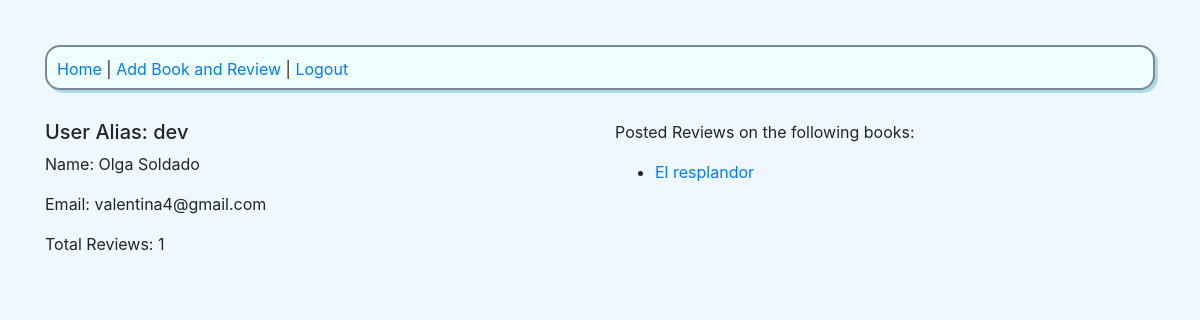
The app's page /users/2 (signed in) with its own data.
### Dojo_app/models.py (models this page shows)
class User(models.Model):
    name=models.CharField(max_length=255)
    alias=models.CharField(max_length=255)
    email=models.CharField(max_length=255)
    password=models.CharField(max_length=255)
    created_at=models.DateTimeField(auto_now_add=True)
    updated_at=models.DateTimeField(auto_now=True)
    objects = UserManager()

class Review(models.Model):
    review=models.TextField()
    rating=models.IntegerField()
    poster=models.ForeignKey(User, related_name="posters",on_delete=models.CASCADE,)
    subject=models.ForeignKey(Book, related_name="subjects",on_delete=models.CASCADE,)
    created_at=models.DateTimeField(auto_now_add=True)
    updated_at=models.DateTimeField(auto_now=True)

class Book(models.Model):
    title=models.CharField(max_length=255)
    author=models.ForeignKey(Author, related_name="books", on_delete=models.CASCADE,)
    created_at=models.DateTimeField(auto_now_add=True)
    updated_at=models.DateTimeField(auto_now=True)
    objects = BookManager()

### Dojo_app/views.py (the view)
# urls.py: path('users/<num>',views.user),
def user(request,num):
    if 'user' in request.session:
        number=int(num)
        user=User.objects.get(id=number)
        select_reviews=Review.objects.filter(poster=user).order_by('-created_at')
        total=0
        for i in select_reviews:
            total +=1
        context={
            "profile":user,
            "reviews":select_reviews,
            "review_total":total
        }
        return render(request, 'user.html',context)
    else:
        messages.error(request, 'You must be logged in to access site',extra_tags="out")
        return redirect('/')

### Dojo_app/templates/user.html (shortened to what this page needs)
<!DOCTYPE html>
<html lang="en">
<head>
    {% load static %}
    <link rel="stylesheet" href="{% static "app_one/css/index.css" %}">
    <link rel="stylesheet" href="https://stackpath.bootstrapcdn.com/bootstrap/4.3.1/css/bootstrap.min.css">
</head>
<body class="bodyStyle">
    <div class="container">
        <div class="navigation">
            <a href="/books">Home</a> | <a href="/books/add">Add Book and Review</a> | <a href="/logout">Logout</a>
        </div>
        <div class="row">
            <div class="col">
                <h5>User Alias: {{profile.alias}}</h5>
                <p>Name: {{profile.name}}</p>
                <p>Email: {{profile.email}}</p>
                <p>Total Reviews: {{review_total}}
                </p>
            </div>
            <div class="col">
                <p>Posted Reviews on the following books:</p>
                <ul>
                    {% for review in reviews %}
                    <li><a href="/books/{{review.subject.id}}">{{review.subject.title}}</a></li>
                    {% endfor %}
                </ul>
            </div>
        </div>
        <br>
    </div>
</body>
</html>

### Dojo_app/static/css/index.css (style rules this page uses)
.bodyStyle { background-color: aliceblue; padding-top: 45px; }
.navigation { margin-bottom: 30px; background-color: azure; max-height: 45px; padding-top: 10px; padding-left: 10px; padding-bottom: 20px; border: solid 2px lightslategray; box-shadow: 3px 3px lightblue; border-radius: 15px; }

### records on screen
User: alias "dev", name "Olga Soldado", email "valentina4@gmail.com"
Review: subject "El resplandor"

### other values on screen
{{ review_total }} "1"
